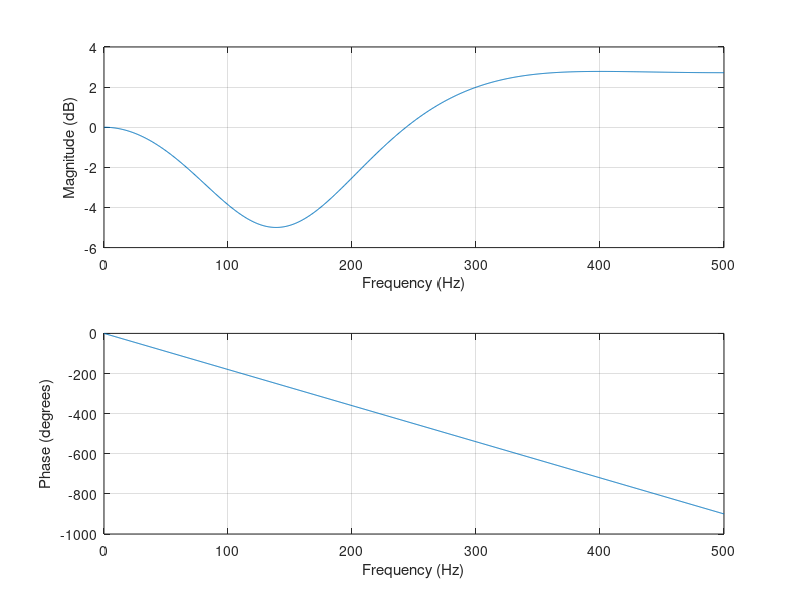

This figure's MATLAB source:
clc;
clear all;
close all;

n   = 10;           % filter order
fs  = 1000;         % sampling frequency in Hz

% Stopband edges in Hz (frequencies to attenuate)
f1 = 80;            % lower edge of stopband (Hz)
f2 = 200;           % upper edge of stopband (Hz)

% Normalized band [0..1], 1 = Nyquist (fs/2)
Wn  = [f1 f2] / (fs/2);

b = fir1(n, Wn, 'stop', hamming(n+1)); % numerator (FIR band-stop)
a = 1;

% Inspect frequency response
freqz(b, a, 1024, fs);
